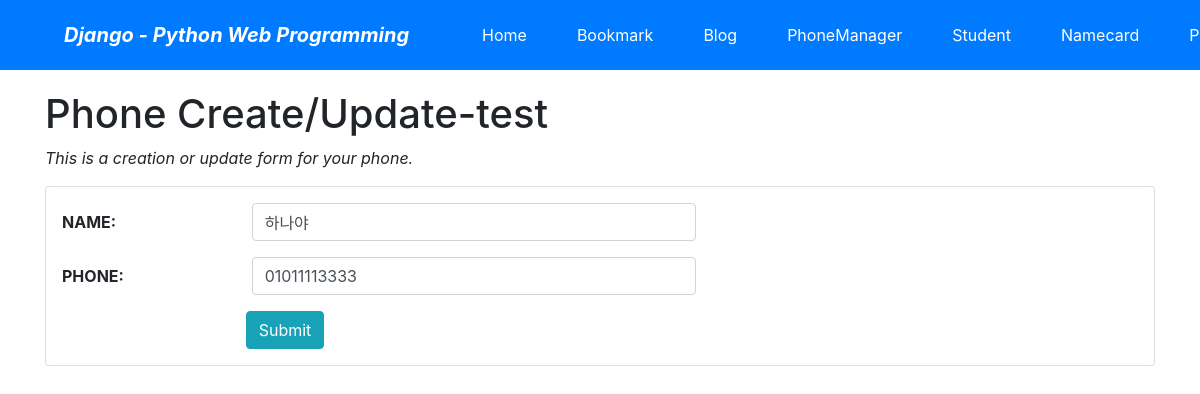
/phone/3/update/ (signed in), run on the app's committed database.
### phone/models.py (models this page shows, shortened)
class Phone(models.Model):
    name = models.CharField('NAME', max_length=50, blank=True)
    phonenum = models.CharField('PHONE', max_length=20, unique=False)
    owner = models.ForeignKey(User, on_delete=models.CASCADE, verbose_name='OWNER', blank=True, null=True)

### phone/views.py (the view)
# urls.py: path('<int:pk>/update/', views.PhoneUpdateView.as_view(), name="update"),
class PhoneUpdateView(OwnerOnlyMixin, UpdateView):
    model = Phone
    fields = ['name','phonenum']
    success_url = reverse_lazy('phone:index')

### mysite/views.py (called while the page is built)
    def dispatch(self, request, *args, **kwargs):
        obj=self.get_object()
        if request.user != obj.owner:
            return self.handle_no_permission()
        return super().dispatch(request, *args, **kwargs)

### phone/templates/phone/phone_form.html (shortened to what this page needs)
{% extends "base.html" %}
{% load widget_tweaks %}
{% block content %}
<h1>Phone Create/Update-{{user}}</h1>
<p class="font-italic">This is a creation or update form for your phone.</p>
<form action="." method="post" class="card pt-3">{% csrf_token %}
    <div class="form-group row">
    {{ form.name|add_label_class:"col-form-label col-sm-2 ml-3 font-weight-bold"}}
      <div class="col-sm-5">
          {{ form.name|add_class:"form-control"|attr:"autofocus"}}
      </div>
    </div>
    <div class="form-group row">
    {{ form.phonenum|add_label_class:"col-form-label col-sm-2 ml-3 font-weight-bold"}}
      <div class="col-sm-5">
          {{ form.phonenum|add_class:"form-control"|attr:"autofocus"}}
      </div>
    </div>
    <div class="form-group">
        <div class="offset-sm-2 col-sm-5">
             <input type="submit" value="Submit" class="btn btn-info">
        </div>
    </div>
</form>
{% endblock %}

### data on the page
Phone: name|add_label_class "NAME:", name "하나야", phonenum|add_label_class "PHONE:", phonenum "01011113333"

### other printed values
{{ user }} "test"
